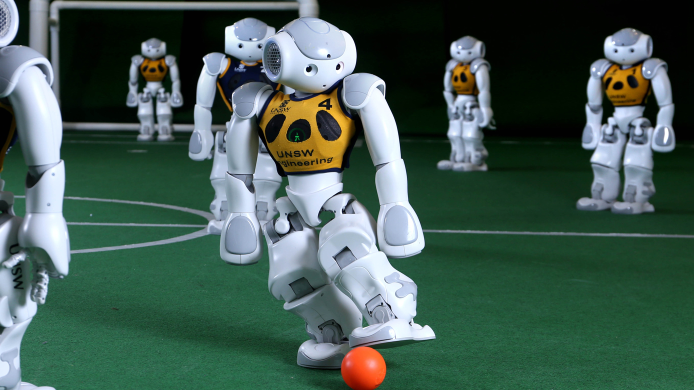
//> input picture Ex2/robocup.jpg, 1387 x 780 px (shown at 1/2 size)
$ ./task4   (built with g++ and OpenCV 4)
//> lines starting //> are read from the running program, lines starting //| are printed output that depends on the picture; after the words box and inside, x2 and y2 are one past the last pixel; in counts of white or black regions, pixels touching at a corner belong together
#include <iostream>
#include <opencv2/opencv.hpp>
#include <vector>
#include <cmath>

using namespace std;
using namespace cv;

#define NEIGHBORHOOD_X 9
#define NEIGHBORHOOD_Y 9


void onMouse(int event,int x,int y,int f, void* userdata)
{
    if(event == EVENT_LBUTTONDOWN)
    {
        Mat image = *(Mat*)userdata;
        Mat image_out = image.clone();

        if(y+NEIGHBORHOOD_Y>image_out.rows || x+NEIGHBORHOOD_X>image_out.cols)
            return;

        cv::Rect rect(x,y,NEIGHBORHOOD_X,NEIGHBORHOOD_Y);

        int val = 0;
        Mat img = image_out(rect);
        vector<int> mediaR;
        vector<int> mediaG;
        vector<int> mediaB;

        for(int i=0;i<img.rows;i++)
        {
            for(int j=0;j<img.cols;j++)
            {
                val = (int)img.at<Vec3b>(i,j)[0];
                mediaB.push_back(val);
                val = (int)img.at<Vec3b>(i,j)[1];
                mediaG.push_back(val);
                val = (int)img.at<Vec3b>(i,j)[2];
                mediaR.push_back(val);
            }
        }
        double meanR;
        double meanG;
        double meanB;
        int sommaR = 0;
        int sommaG = 0;
        int sommaB = 0;
        double size = (double)mediaR.size();
        for(int i =0;i<size;i++)
        {
            sommaB = sommaB +mediaB[i];
            sommaG = sommaG +mediaG[i];
            sommaR = sommaR +mediaR[i];
        }
        meanB = sommaB/size;
        meanG = sommaG/size;
        meanR = sommaR/size;

        Mat mask(image_out.rows, image_out.cols, CV_8UC1);
        int b = (int)meanB;
        int g = (int)meanG;
        int r = (int)meanR;

        int T = 75;

        for(int i =0;i<image_out.rows;i++)
        {
            for(int j=0;j<image_out.cols;j++)
            {
                if(fabs(image_out.at<Vec3b>(i,j)[0]-b)<T && fabs(image_out.at<Vec3b>(i,j)[1]-g)<T && fabs(image_out.at<Vec3b>(i,j)[2]-r)<T)
                    mask.at<unsigned char>(i,j) = 255;
                else
                    mask.at<unsigned char>(i,j) = 0;
            }
        }

		namedWindow("Mask");
		imshow("Mask", mask);
        //imwrite("mashera.jpg",mask);
    }
}


int main()
{
		Mat img = imread("robocup.jpg");
//> img is the input picture: 780 rows x 1387 cols, CV_8UC3; mean B, G, R 82.7, 92.1, 67.9
		if(img.empty())
		{
			cout<<"Provide a valid image\n";
			return -1;
		}

        resize(img,img,Size(img.cols/2.0,img.rows/2.0));
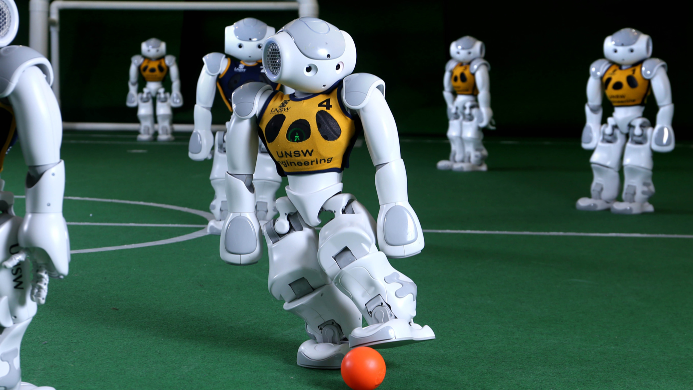
//> img: 390 rows x 693 cols, CV_8UC3; mean B, G, R 82.6, 92.1, 67.9

		namedWindow("Image");
		imshow("Image", img);

        setMouseCallback("Image", onMouse,(void*)&img);

		waitKey(0);
//> the left mouse button is pressed and released at (346, 195)
//> in onMouse, `imshow("Mask", mask);`:
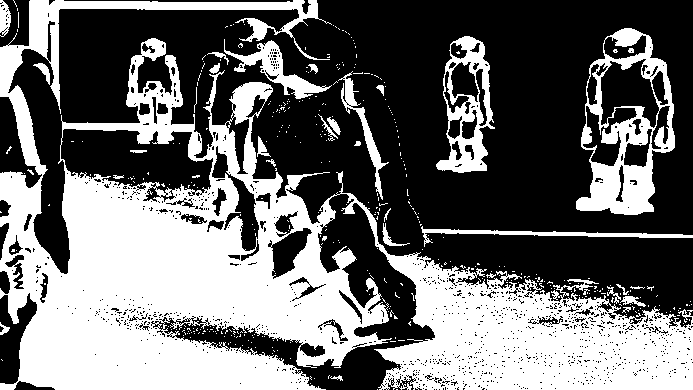
//> window 'Mask': 390 rows x 693 cols, CV_8UC1; 42.7% white; 397 white regions (366 under 20 px), largest, box (x1, y1, x2, y2) and area: (0, 0, 693, 390) 98631, (576, 28, 675, 215) 7099, (436, 36, 495, 173) 3268
		return 0;
}
